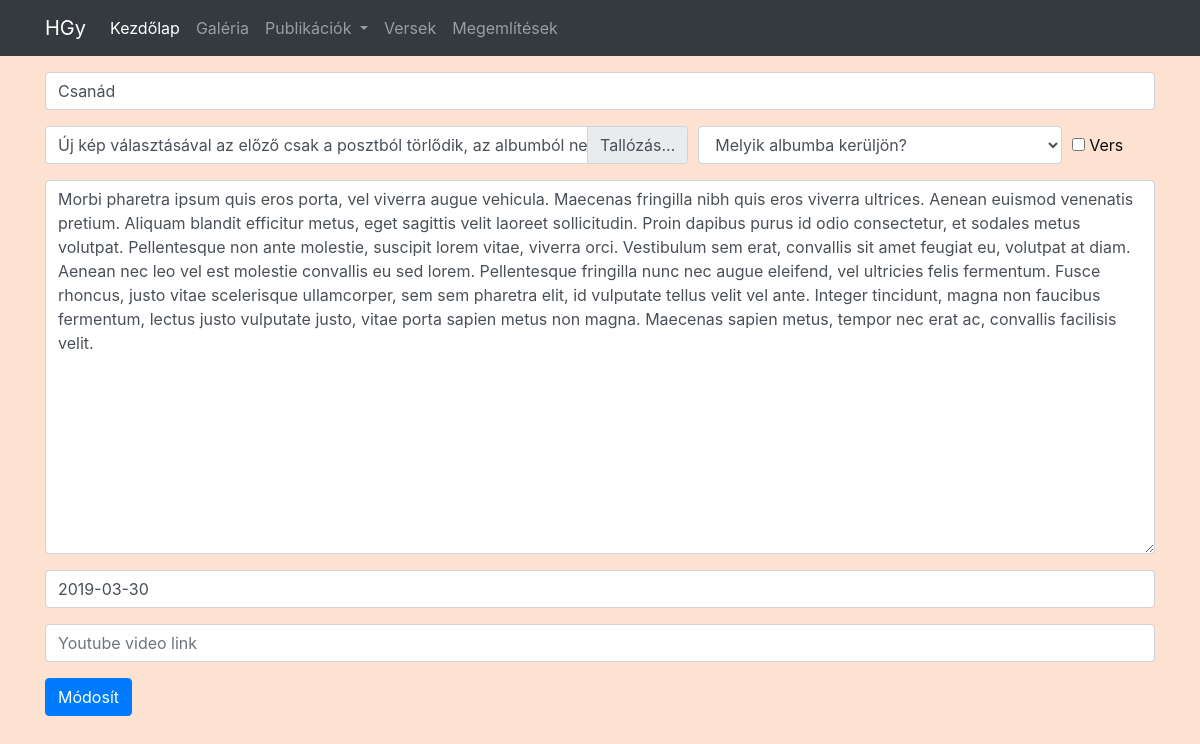
The page /poszt-szerkesztes.php?id=5 on the database its author committed.
### tables this page shows
CREATE TABLE `post` (
  `Post_ID` int(6) NOT NULL,
  `cim` varchar(50) DEFAULT NULL,
  `szoveg` text,
  `Kep_ID` int(6) DEFAULT NULL,
  `vers` tinyint(1) DEFAULT NULL,
  `video` varchar(20) DEFAULT NULL,
  `datum` date DEFAULT NULL
);

### poszt-szerkesztes.php (the view, shortened to what this page needs)
<?php require 'fejlec.php'; ?>
<?php
require 'connect.php';
$id = $_GET['id'];
$sql = "SELECT cim, szoveg, Kep_ID, datum, Post_ID, video, vers FROM post WHERE Post_ID = " .$id .";";
$result = $conn->query($sql);
$row = mysqli_fetch_assoc($result);
            $cim = $row['cim'];
            $szoveg = $row['szoveg'];
        if ($row['video'] != NULL) {
            $video = $row['video'];
        }else {
            $video = NULL;
        }
        if ($row['vers'] != 0) {
            $vers = 'checked';
        }else{
            $vers = '';
        }
        $datum = $row['datum'];
?>
<div class="container">
  <form action="poszt-szerkesztes-db.php?id=<?php echo $id?>" method="post" enctype="multipart/form-data">
    <div class="form-group">
      <input type="text" class="form-control" name="cim" placeholder="Cím" value="<?php echo $cim;?>">
    </div>
    <div class="form-row align-items-center">
      <div class="col-7">
        <div class="custom-file">
            <label class="custom-file-label" for="file" data-browse="Tallózás...">Új kép választásával az előző csak a posztból törlődik, az albumból nem!</label>
        </div>
      </div>
      <div class="col-4">
        <select class="form-control" name="album">
        <option value="" disabled selected>Melyik albumba kerüljön?</option>'
        </select>
      </div>
      <div class="col-1">
        <div class="checkbox">
          <label style="margin-bottom:0;"><input type="checkbox" name="vers" <?php echo $vers;?>> Vers</label>
        </div>
      </div>
    </div>
    <div class="form-group">
      <textarea class="form-control" rows="15" placeholder="Vers/Szöveg" name="szoveg"><?php echo $szoveg;?></textarea>
    </div>
    <div class="bootstrap-iso">
        <div class="form-group ">
          <div class="input-group">
            <input class="form-control" name="date" id="date" placeholder="YYYY-MM-DD" type="text" value="<?php echo $datum;?>"/>
          </div>
        </div>
    </div>
 <div class="form-group">
    <input type="url" class="form-control" name="video" placeholder="Youtube video link" <?php if($video != NULL) echo 'value="https://www.youtube.com/watch?v='. $video .'"' ;?>>
  </div>
  <button type="submit" name="submit" class="btn btn-primary">Módosít</button>
  </form>
</div>
<?php require 'lablec.php'; ?>

### style.css (style rules this page uses)
body { background-color:#fde2d1;color:#0c0c0c }
.form-group { margin-top:1rem }

### rows shown on the page
post: cim "Csanád", szoveg "Morbi pharetra ipsum quis eros porta, vel viverra augue vehicula. Maecenas fringilla nibh quis eros viverra ultrices. Aenean euismod venenatis pretium. Aliquam blandit efficitur metus, eget sagittis velit laoreet sollicitudin. Proin dapibus purus id odio consectetur, et sodales metus volutpat. Pellentesque non ante molestie, suscipit lorem vitae, viverra orci. Vestibulum sem erat, convallis sit amet feugiat eu, volutpat at diam. Aenean nec leo vel est molestie convallis eu sed lorem. Pellentesque fringilla nunc nec augue eleifend, vel ultricies felis fermentum. Fusce rhoncus, justo vitae scelerisque ullamcorper, sem sem pharetra elit, id vulputate tellus velit vel ante. Integer tincidunt,…", date "2019-03-30"
